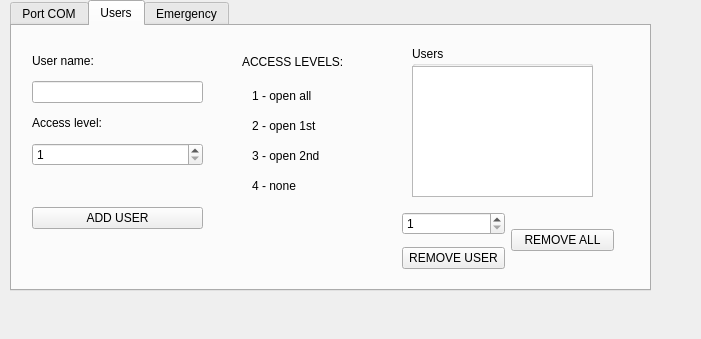
<?xml version="1.0" encoding="UTF-8"?>
<ui version="4.0">
 <class>MainWindow</class>
 <widget class="QMainWindow" name="MainWindow">
  <property name="geometry">
   <rect>
    <x>0</x>
    <y>0</y>
    <width>701</width>
    <height>339</height>
   </rect>
  </property>
  <property name="windowTitle">
   <string>MainWindow</string>
  </property>
  <widget class="QWidget" name="centralwidget">
   <widget class="QTabWidget" name="tabWidget">
    <property name="geometry">
     <rect>
      <x>10</x>
      <y>0</y>
      <width>641</width>
      <height>291</height>
     </rect>
    </property>
    <property name="currentIndex">
     <number>1</number>
    </property>
    <widget class="QWidget" name="tab">
     <attribute name="title">
      <string>Port COM</string>
     </attribute>
     <widget class="QWidget" name="layoutWidget">
      <property name="geometry">
       <rect>
        <x>20</x>
        <y>0</y>
        <width>177</width>
        <height>176</height>
       </rect>
      </property>
      <layout class="QHBoxLayout" name="horizontalLayout">
       <item>
        <layout class="QVBoxLayout" name="verticalLayout_2">
         <item>
          <widget class="QComboBox" name="combobox1"/>
         </item>
         <item>
          <widget class="QPushButton" name="openport1button">
           <property name="text">
            <string>OPEN 1</string>
           </property>
          </widget>
         </item>
         <item>
          <widget class="QPushButton" name="closeport1button">
           <property name="text">
            <string>CLOSE 1</string>
           </property>
          </widget>
         </item>
        </layout>
       </item>
       <item>
        <layout class="QVBoxLayout" name="verticalLayout">
         <item>
          <widget class="QComboBox" name="combobox2"/>
         </item>
         <item>
          <widget class="QPushButton" name="openport2button">
           <property name="text">
            <string>OPEN 2</string>
           </property>
          </widget>
         </item>
         <item>
          <widget class="QPushButton" name="closeport2button">
           <property name="text">
            <string>CLOSE 2</string>
           </property>
          </widget>
         </item>
        </layout>
       </item>
      </layout>
     </widget>
    </widget>
    <widget class="QWidget" name="tab_2">
     <attribute name="title">
      <string>Users</string>
     </attribute>
     <widget class="QWidget" name="layoutWidget1">
      <property name="geometry">
       <rect>
        <x>20</x>
        <y>20</y>
        <width>171</width>
        <height>183</height>
       </rect>
      </property>
      <layout class="QVBoxLayout" name="verticalLayout_4">
       <item>
        <widget class="QLabel" name="label_6">
         <property name="text">
          <string>User name:</string>
         </property>
        </widget>
       </item>
       <item>
        <widget class="QLineEdit" name="lineEdit_name"/>
       </item>
       <item>
        <widget class="QLabel" name="label_7">
         <property name="text">
          <string>Access level:</string>
         </property>
        </widget>
       </item>
       <item>
        <widget class="QSpinBox" name="spinBox">
         <property name="minimum">
          <number>1</number>
         </property>
         <property name="maximum">
          <number>4</number>
         </property>
        </widget>
       </item>
       <item>
        <widget class="QLabel" name="label_8">
         <property name="text">
          <string/>
         </property>
        </widget>
       </item>
       <item>
        <widget class="QPushButton" name="confirm_add_user">
         <property name="text">
          <string>ADD USER</string>
         </property>
        </widget>
       </item>
      </layout>
     </widget>
     <widget class="QGroupBox" name="groupBox">
      <property name="geometry">
       <rect>
        <x>400</x>
        <y>20</y>
        <width>181</width>
        <height>151</height>
       </rect>
      </property>
      <property name="title">
       <string>Users</string>
      </property>
      <widget class="QPlainTextEdit" name="plainTextEdit">
       <property name="geometry">
        <rect>
         <x>0</x>
         <y>20</y>
         <width>181</width>
         <height>131</height>
        </rect>
       </property>
      </widget>
     </widget>
     <widget class="QLabel" name="label">
      <property name="geometry">
       <rect>
        <x>230</x>
        <y>20</y>
        <width>111</width>
        <height>31</height>
       </rect>
      </property>
      <property name="text">
       <string>ACCESS LEVELS:</string>
      </property>
     </widget>
     <widget class="QLabel" name="label_2">
      <property name="geometry">
       <rect>
        <x>240</x>
        <y>60</y>
        <width>91</width>
        <height>20</height>
       </rect>
      </property>
      <property name="text">
       <string>1 - open all</string>
      </property>
     </widget>
     <widget class="QLabel" name="label_3">
      <property name="geometry">
       <rect>
        <x>240</x>
        <y>90</y>
        <width>91</width>
        <height>20</height>
       </rect>
      </property>
      <property name="text">
       <string>2 - open 1st</string>
      </property>
     </widget>
     <widget class="QLabel" name="label_4">
      <property name="geometry">
       <rect>
        <x>240</x>
        <y>120</y>
        <width>91</width>
        <height>20</height>
       </rect>
      </property>
      <property name="text">
       <string>3 - open 2nd</string>
      </property>
     </widget>
     <widget class="QLabel" name="label_5">
      <property name="geometry">
       <rect>
        <x>240</x>
        <y>150</y>
        <width>91</width>
        <height>20</height>
       </rect>
      </property>
      <property name="text">
       <string>4 - none</string>
      </property>
     </widget>
     <widget class="QWidget" name="layoutWidget">
      <property name="geometry">
       <rect>
        <x>390</x>
        <y>180</y>
        <width>212</width>
        <height>69</height>
       </rect>
      </property>
      <layout class="QHBoxLayout" name="horizontalLayout_3">
       <item>
        <layout class="QVBoxLayout" name="verticalLayout_3">
         <item>
          <widget class="QSpinBox" name="spinBox_2">
           <property name="minimum">
            <number>1</number>
           </property>
           <property name="maximum">
            <number>15</number>
           </property>
          </widget>
         </item>
         <item>
          <widget class="QPushButton" name="remove_user_button">
           <property name="text">
            <string>REMOVE USER</string>
           </property>
          </widget>
         </item>
        </layout>
       </item>
       <item>
        <widget class="QPushButton" name="remove_all_button">
         <property name="text">
          <string>REMOVE ALL</string>
         </property>
        </widget>
       </item>
      </layout>
     </widget>
    </widget>
    <widget class="QWidget" name="tab_3">
     <attribute name="title">
      <string>Emergency</string>
     </attribute>
     <widget class="QWidget" name="layoutWidget2">
      <property name="geometry">
       <rect>
        <x>60</x>
        <y>40</y>
        <width>321</width>
        <height>101</height>
       </rect>
      </property>
      <layout class="QHBoxLayout" name="horizontalLayout_2">
       <item>
        <widget class="QPushButton" name="open_all_button">
         <property name="text">
          <string>OPEN ALL</string>
         </property>
        </widget>
       </item>
       <item>
        <widget class="QPushButton" name="close_all_button">
         <property name="text">
          <string>CLOSE ALL</string>
         </property>
        </widget>
       </item>
      </layout>
     </widget>
    </widget>
   </widget>
  </widget>
 </widget>
 <resources/>
 <connections/>
</ui>
